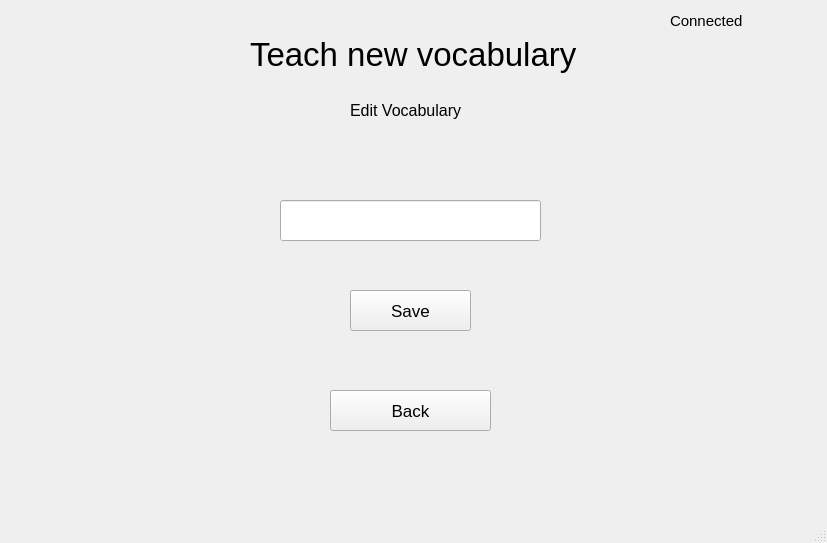
<?xml version="1.0" encoding="UTF-8"?>
<ui version="4.0">
 <class>MainWindow</class>
 <widget class="QMainWindow" name="MainWindow">
  <property name="geometry">
   <rect>
    <x>0</x>
    <y>0</y>
    <width>827</width>
    <height>543</height>
   </rect>
  </property>
  <property name="windowTitle">
   <string>MainWindow</string>
  </property>
  <widget class="QWidget" name="centralwidget">
   <widget class="QPushButton" name="backButton">
    <property name="geometry">
     <rect>
      <x>330</x>
      <y>390</y>
      <width>161</width>
      <height>41</height>
     </rect>
    </property>
    <property name="font">
     <font>
      <pointsize>13</pointsize>
     </font>
    </property>
    <property name="text">
     <string>Back</string>
    </property>
   </widget>
   <widget class="QLabel" name="label">
    <property name="geometry">
     <rect>
      <x>250</x>
      <y>30</y>
      <width>533</width>
      <height>48</height>
     </rect>
    </property>
    <property name="minimumSize">
     <size>
      <width>533</width>
      <height>48</height>
     </size>
    </property>
    <property name="font">
     <font>
      <pointsize>25</pointsize>
     </font>
    </property>
    <property name="text">
     <string>Teach new vocabulary</string>
    </property>
   </widget>
   <widget class="QLabel" name="label_3">
    <property name="geometry">
     <rect>
      <x>350</x>
      <y>90</y>
      <width>121</width>
      <height>41</height>
     </rect>
    </property>
    <property name="font">
     <font>
      <pointsize>12</pointsize>
     </font>
    </property>
    <property name="text">
     <string>Edit Vocabulary</string>
    </property>
   </widget>
   <widget class="QLabel" name="connectionLabel">
    <property name="geometry">
     <rect>
      <x>670</x>
      <y>10</y>
      <width>121</width>
      <height>21</height>
     </rect>
    </property>
    <property name="font">
     <font>
      <pointsize>11</pointsize>
     </font>
    </property>
    <property name="text">
     <string>Connected</string>
    </property>
   </widget>
   <widget class="QPushButton" name="saveButton">
    <property name="geometry">
     <rect>
      <x>350</x>
      <y>290</y>
      <width>121</width>
      <height>41</height>
     </rect>
    </property>
    <property name="font">
     <font>
      <pointsize>13</pointsize>
     </font>
    </property>
    <property name="text">
     <string>Save</string>
    </property>
   </widget>
   <widget class="QLineEdit" name="editvocabularyInput">
    <property name="geometry">
     <rect>
      <x>280</x>
      <y>200</y>
      <width>261</width>
      <height>41</height>
     </rect>
    </property>
    <property name="font">
     <font>
      <pointsize>13</pointsize>
     </font>
    </property>
   </widget>
  </widget>
  <widget class="QStatusBar" name="statusbar"/>
 </widget>
 <resources/>
 <connections/>
</ui>
